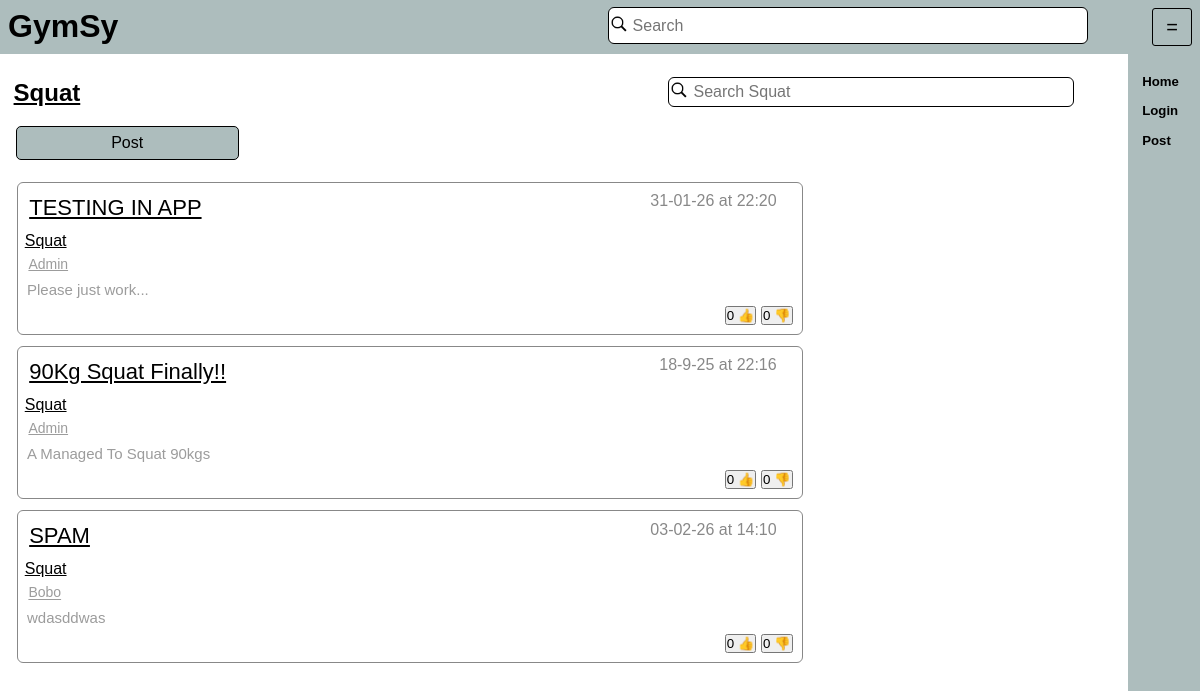
The app's page /exercise/2 with its own data.
### tables this page shows
CREATE TABLE "Excersise" (
	"ExcersiseID"	INTEGER UNIQUE,
	"MuscleID"	INTEGER,
	"ExcersiseName"	TEXT,
	PRIMARY KEY("ExcersiseID"),
	FOREIGN KEY("MuscleID") REFERENCES "MuscleGroup"("MuscleID")
);

CREATE TABLE "Post" (
	"PostID"	INTEGER UNIQUE,
	"PostContent"	TEXT,
	"ExcersiseID"	INTEGER,
	"AccountID"	INTEGER,
	"Title"	TEXT,
	"Date"	TEXT,
	"Time"	TEXT,
	"Parent"	INTEGER,
	PRIMARY KEY("PostID"),
	FOREIGN KEY("AccountID") REFERENCES "Account"("AccountID"),
	FOREIGN KEY("ExcersiseID") REFERENCES "Excersise"("ExcersiseID")
);

### app.py (the view)
@app.route("/exercise/<ExId>")
def ShowExersise(ExId):
    Id = cache.get("id")
    if Id == None:
        Id = 0
        cache.set("id",0)
    return render_template("excersise.html",ID = Id,
                            ExcersiseData= DatabaseHandler.GetExcersiseData(ExId),
                            Data = DatabaseHandler.GetPostsFromExcersise(ExId)
                            )

### Database/DatabaseHandler.py (called while the page is built)
def GetPostsFromExcersise(ID: int):
    with sqlite3.connect("Database/GymsyDatabase.db") as Connection:
        Cursor = Connection.cursor()
        Result = Cursor.execute(SqlCommands.GetPostsFromExcersiseID.ReturnQuery([ID,ID])).fetchall()
        return Result
    pass

def GetExcersiseData(ExcersiseID: int):
    with sqlite3.connect("Database/GymsyDatabase.db") as Connection:
        Cursor = Connection.cursor()
        Results = Cursor.execute(SqlCommands.GetExcersiseData.ReturnQuery(ExcersiseID)).fetchone()
        return Results
    return 0

### Database/SqlCommands.py (called while the page is built)
    def ReturnQuery(self,NewContent: list = []):
        if type(NewContent) != list:
            NewContent = [NewContent]
        if len(NewContent) == len(self.Additions):
            return self.Query.format(*NewContent)
        else:
            print(NewContent, self.Additions)
            return "ERROR building Query"

### app.py (called while the page is built)
@app.after_request
def after_request(response):
    response.headers["Cache-Control"] = "no-cache, no-store, must-revalidate,public, max-age=0"
    response.headers['X-UA-Compatible'] = 'IE=Edge,chrome=1'
    response.cache_control.max_age = 0
    return response

### templates/excersise.html (shortened to what this page needs)
{% extends 'index.html' %}
{% block content %}
<div style = "display:flex;flex-direction: row;width: 100%;justify-content: space-between; ">
<h2 style="width: 40%">
{{ExcersiseData[2]}}
</h2>
    <div style="width: 90%;height: 80%;padding-left:40% ">
        <form action = "/exercise/{{ExcersiseData[0]}}/search" style="display: inline-flex; align-items:center;width:90%;height: 80%;background-color: #FFFFFF; flex-direction: row" class = "searchBar" >
            <label for="Search" style="width: 20px">
                <img draggable="false" style="width: 100%;"
                     class="Search"
                     src = "{{url_for('static', filename='images/search_icon.png')}}" alt=""
                >
            </label>
            <input class="Search"
                   type="text"
                   id="Search" name="Search"
                   placeholder="Search {{ExcersiseData[2]}}"
                   VALUE="{{ExSearchInput | default('')}}"
            >
        </form>
    </div>
</div>
<div style = "width: 20%; margin-left: 0.5%;">
    <button onclick="location.href='/newpost/{{ExcersiseData[0]}}'" style = "width: 100%; height:100%; margin-left: 2%; padding: 7px; font-size: 16px" class = "CreateExcerise">Post</button>
</div>
<div>
	{%for data in Data%}
<div class = "post" onclick="RedirectTo('/post/{{data[0]}}')">
    <div class = "title">
        <a class = "PostTitle" href = "/post/{{data[0]}}">{{data[1]}}</a>
        <p style="margin-left: auto; margin-top: 0;color: #888888">{{data[9]}} at {{data[8]}}</p>
    </div>
    <a class = "ExcersiseTitleText" href = "/exercise/{{data[3]}}">{{data[6]}}</a>
    <div>
        <a class = "postUsername" href = "/users/{{data[7]}}">{{data[7]}}</a>
    </div>
	{% if data[2]|length > 0 %}
    <div>
        <p class="description">{{data[2]}}
        </p>
	</div>
	{%endif%}
    <div class = "likeBar">
         <button class = "likeButton" id="Like:{{data[0]}}"
                            onclick={%if ID == 0 %} "OpenPopUp('popUp');ChildClicked();" {%else%} "SendLike({{ID}}, 1,{{data[0]}});updateLikes('{{data[0]}}');ChildClicked();" {%endif%} >
        {{data[4]}}&nbsp👍</button>
        <button class = "likeButton" id="Dislike:{{data[0]}}"
                onclick= {%if ID == 0 %} "OpenPopUp('popUp');ChildClicked();" {%else%} "SendLike({{ID}}, -1,{{data[0]}}); updateLikes('{{data[0]}}');ChildClicked();" {%endif%} >
        {{data[5]}}&nbsp👎</button>
    </div>
</div>
	{%endfor%}
	</div>
{% endblock %}

### templates/static/styles/Style.css (style rules this page uses)
html { font-size: 16px; margin: 0; height: 100%; font-family: Helvetica, Arial, sans-serif; overflow-x:hidden; }
body { overflow-x:hidden; margin: 0; background-color: #FFFFFF; height: 100%; display: flex; }
h2 { text-decoration: underline; margin: 0.5rem; }
p { margin: 1rem; color: #000000; display: flex; }
div { padding: 0.5% 0.5% 0.5% 0.5%; }
form { margin: 2rem; color: #000000; display: block; }
button.CreateExcerise { background-color: #adbdbd; border: 1px solid #000000; border-radius: 5px; width:max(10%,80px); Height:75%; font-size: 0.75rem; font-weight: normal; cursor: pointer; }
input { border-radius: 3px; border-style: solid; border-width: 1px; font-size: 20px; display: block; margin: 0.5rem 0.5rem 0.5rem 0; width: 40%; outline: None; border-color: #000000; color: #000000; padding: 4px; }
div.post { display: flex; flex-direction: column; width: 70%; min-height: 1%; height: auto; border: thin solid #888888; border-radius: 6px; margin: 1%; text-overflow: revert; word-break: break-all; }
div.likeBar { margin-top: auto; margin-left: auto; }
a.ExcersiseTitleText { color: #000000; width: auto; font-size: min(1.8vmax,16px); text-decoration: underline; text-transform: capitalize; padding: 0.1em; }
a.PostTitle { color: #000000; width: auto; text-decoration: none; text-transform: capitalize; font-size: min(2.2vmax,22px); text-decoration: underline; padding: 0.1em; }
a.postUsername { margin-top: 1%; width: 70%; font-size: 14px; text-decoration: underline; text-transform: capitalize; color: #9c9c9c; padding: 0.1em; }
button.likeButton { padding: 0; }
div.title { display: flex; flex-direction: row; text-overflow: ellipsis; width: auto; margin-bottom: 0; }
p.description { margin: 0; color: #9c9c9c; font-size: min(1.3vmax,15px); display: -webkit-box; max-width: 99%; -webkit-line-clamp: 3; -webkit-box-orient: vertical; overflow: hidden; }
input.Search { width: 88%; border: none; display:inline-block; margin: 0;font-size: 16px;height: 65%; }
img { user-drag: none; user-select: none; -moz-user-select: none; -webkit-user-drag: none; -webkit-user-select: none; -ms-user-select: none; }
form.searchBar { border-color: #000000; border-style: solid; border-radius: 6px; border-width: thin; margin: 0.25%; }

### records on screen
Excersise: ExcersiseName "Squat"
Post: Title "TESTING IN APP", Date "31-01-26", Time "22:20", data "Squat", data "Admin", PostContent "Please just work...", Parent "0"
Post: Title "90Kg Squat Finally!!", Date "18-9-25", Time "22:16", data "Squat", data "Admin", PostContent "A Managed To Squat 90kgs", Parent "0"
Post: Title "SPAM", Date "03-02-26", Time "14:10", data "Squat", data "Bobo", PostContent "wdasddwas", Parent "0"
